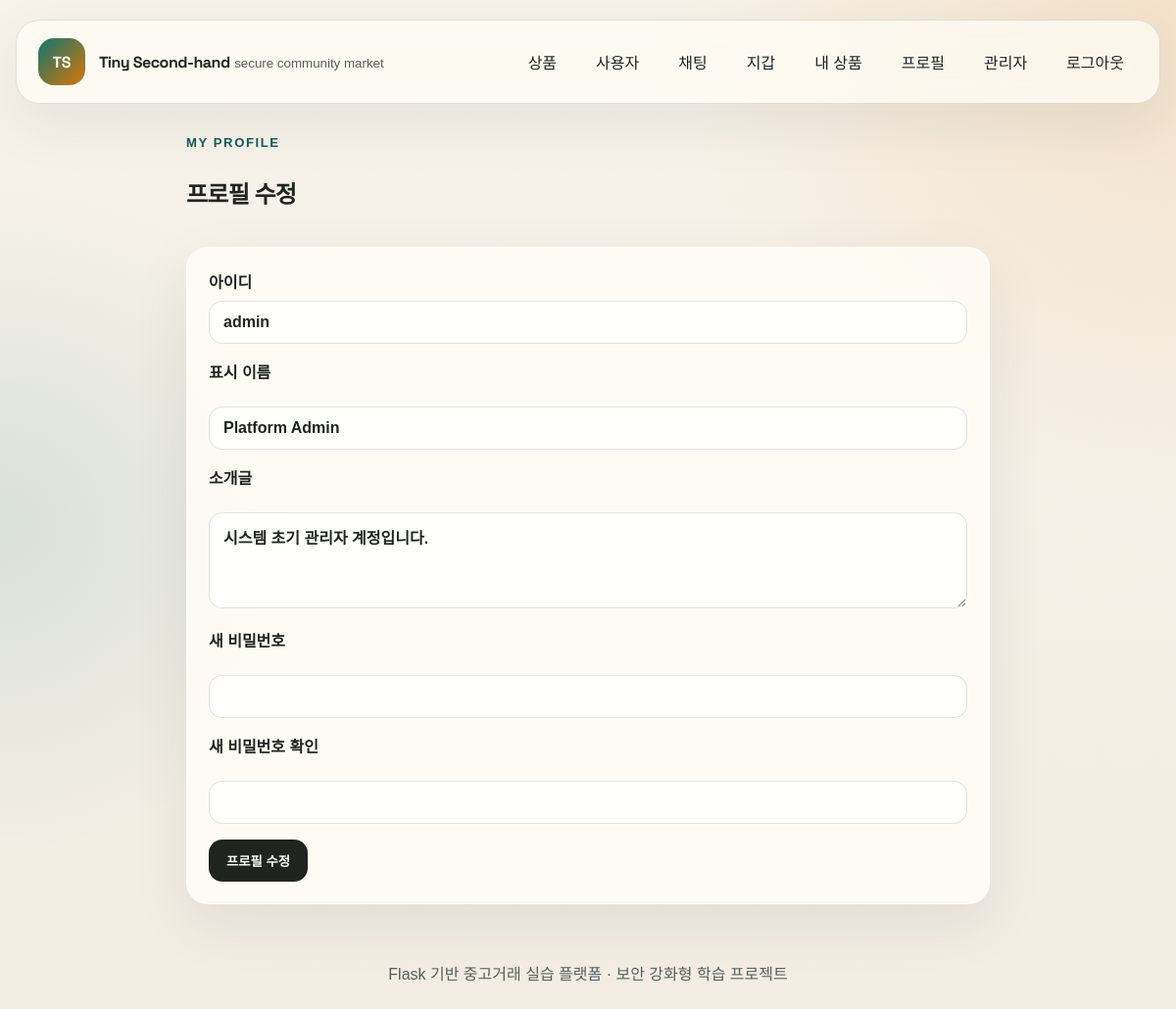
The app's page /profile (signed in) with its own data.
### app/models.py (models this page shows, shortened)
class User(db.Model, UserMixin):
    __table_args__ = (
        db.CheckConstraint("balance >= 0", name="ck_user_balance_non_negative"),
    )
    id = db.Column(db.Integer, primary_key=True)
    username = db.Column(db.String(30), unique=True, nullable=False, index=True)
    display_name = db.Column(db.String(60), nullable=False)
    password_hash = db.Column(db.String(255), nullable=False)
    bio = db.Column(db.String(300), nullable=False, default="")
    is_admin = db.Column(db.Boolean, nullable=False, default=False)
    is_suspended = db.Column(db.Boolean, nullable=False, default=False)
    is_deleted = db.Column(db.Boolean, nullable=False, default=False)
    balance = db.Column(db.Numeric(12, 2), nullable=False, default=Decimal("100000.00"))
    created_at = db.Column(db.DateTime, nullable=False, default=utcnow)
    deleted_at = db.Column(db.DateTime, nullable=True)
    updated_at = db.Column(db.DateTime, nullable=False, default=utcnow, onupdate=utcnow)
    products = db.relationship("Product", back_populates="seller", lazy="dynamic")
    reports_sent = db.relationship(
        "Report",
        foreign_keys="Report.reporter_id",
        back_populates="reporter",
        lazy="dynamic",
    )
    reports_received = db.relationship(
        "Report",
        foreign_keys="Report.target_user_id",
        back_populates="target_user",
        lazy="dynamic",
    )
    reports_reviewed = db.relationship(
        "Report",
        foreign_keys="Report.reviewed_by_id",
        back_populates="reviewed_by",
        lazy="dynamic",
    )
    messages_sent = db.relationship(
        "Message",
        foreign_keys="Message.sender_id",
        back_populates="sender",
        lazy="dynamic",
    )
    messages_received = db.relationship(
        "Message",
        foreign_keys="Message.recipient_id",
        back_populates="recipient",
        lazy="dynamic",
    )
    transfers_sent = db.relationship(
        "Transfer",
        foreign_keys="Transfer.sender_id",
        back_populates="sender",
        lazy="dynamic",
    )
    transfers_received = db.relationship(
        "Transfer",
        foreign_keys="Transfer.recipient_id",
        back_populates="recipient",
        lazy="dynamic",
    )
    admin_actions = db.relationship(
        "AdminActionLog",
        foreign_keys="AdminActionLog.admin_id",
        back_populates="admin",
        lazy="dynamic",
    )

### app/routes/main.py (the view, shortened to what this page needs)
@main_bp.route("/profile", methods=["GET", "POST"])
@active_user_required
def profile():
    form = ProfileForm()
    if request.method == "GET":
        form.display_name.data = current_user.display_name
        form.bio.data = current_user.bio
    return render_template("profile/profile.html", form=form, updated=False)

### app/forms.py
class ProfileForm(FlaskForm):
    display_name = StringField(
        "표시 이름", validators=[DataRequired(), Length(min=2, max=60)]
    )
    bio = TextAreaField("소개글", validators=[Optional(), Length(max=300)])
    new_password = PasswordField(
        "새 비밀번호", validators=[Optional(), Length(min=10, max=128)]
    )
    confirm_new_password = PasswordField(
        "새 비밀번호 확인",
        validators=[
            Optional(),
            EqualTo("new_password", message="새 비밀번호가 일치하지 않습니다."),
        ],
    )
    submit = SubmitField("프로필 수정")

### app/utils.py (called while the page is built, shortened)
def active_user_required(view):
    @wraps(view)
    @login_required
    def wrapped_view(*args, **kwargs):
        return view(*args, **kwargs)
    return wrapped_view

### app/templates/profile/profile.html (shortened to what this page needs)
{% extends 'base.html' %}
{% block content %}
<section class="form-shell">
    <div class="section-head compact">
        <div>
            <span class="eyebrow">My Profile</span>
            <h2>프로필 수정</h2>
        </div>
    </div>
    <form method="post" class="form-card">
        <label>아이디 <input class="input" value="{{ current_user.username }}" disabled></label>
        <label>{{ form.display_name.label }} {{ form.display_name(class_='input') }}</label>
        <label>{{ form.bio.label }} {{ form.bio(class_='textarea', rows='4') }}</label>
        <label>{{ form.new_password.label }} {{ form.new_password(class_='input') }}</label>
        <label>{{ form.confirm_new_password.label }} {{ form.confirm_new_password(class_='input') }}</label>
        {{ form.submit(class_='btn btn-primary') }}
    </form>
</section>
{% endblock %}

### app/static/css/style.css (style rules this page uses)
:root { --bg: #f4efe7; --bg-soft: #fbf8f2; --ink: #1f2421; --ink-soft: #55605b; --line: rgba(31, 36, 33, 0.12); --primary: #0f766e; --primary-strong: #115e59; --secondary: #d97706; --danger: #b91c1c; --warning: #b45309; --card: rgba(255, 252, 246, 0.9); --shadow: 0 20px 60px rgba(31, 36, 33, 0.08); --radius: 22px; }
* { box-sizing: border-box; }
body { margin: 0; font-family: "Noto Sans KR", sans-serif; color: var(--ink); background: radial-gradient(circle at top right, rgba(217, 119, 6, 0.14), transparent 32%), radial-gradient(circle at left center, rgba(15, 118, 110, 0.12), transparent 26%), linear-gradient(180deg, #f8f3ea 0%, #f2ece3 100%); min-height: 100vh; }
.brand strong, h1, h2, h3 { font-family: "Space Grotesk", "Noto Sans KR", sans-serif; letter-spacing: -0.03em; }
.hero-panel, .detail-hero, .panel-card, .form-card, .table-card, .detail-panel, .media-panel, .detail-sidecard, .error-card { background: var(--card); border: 1px solid rgba(255, 255, 255, 0.6); border-radius: var(--radius); box-shadow: var(--shadow); }
.section-head { display: flex; justify-content: space-between; align-items: end; gap: 16px; margin: 18px 0; }
.section-head.compact { margin-top: 0; }
.eyebrow { display: inline-block; margin-bottom: 6px; color: var(--primary-strong); font-size: 0.82rem; font-weight: 700; text-transform: uppercase; letter-spacing: 0.12em; }
.card-body, .user-card, .empty-card, .panel-card, .form-card, .detail-panel, .detail-sidecard, .media-panel, .error-card { padding: 22px; }
.btn { display: inline-flex; align-items: center; justify-content: center; gap: 8px; border: 0; border-radius: 14px; padding: 12px 18px; cursor: pointer; font-weight: 700; font-family: inherit; transition: transform 0.2s ease, opacity 0.2s ease; }
.btn-primary { background: var(--ink); color: #fff; }
.form-shell { max-width: 820px; margin: 0 auto; }
.input, .textarea, select.input { width: 100%; border: 1px solid var(--line); border-radius: 14px; background: rgba(255, 255, 255, 0.88); color: var(--ink); padding: 12px 14px; margin-top: 8px; font: inherit; }
.textarea { resize: vertical; }
label { display: block; margin-bottom: 16px; font-weight: 700; }

### records on screen
User: username "admin", display_name "Platform Admin", bio "시스템 초기 관리자 계정입니다."
